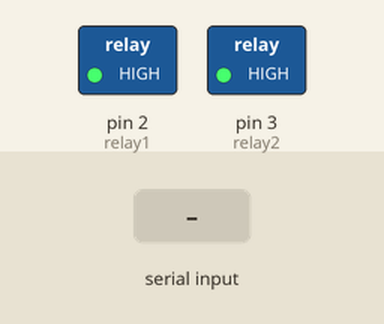
Simulated run of this sketch. Board: Arduino Uno, built with avr-gcc and run on an emulated ATmega328P. Parts: switched loads named in the sketch (green lamp = pin HIGH). The test bench sets the inputs (shaded band).

Above: at 1.2 s.
1.3 s: "*light on" received over Serial
At 2.5 s:
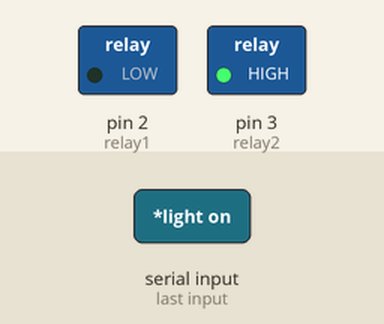
2.8 s: "*light off" received over Serial
At 4.2 s:
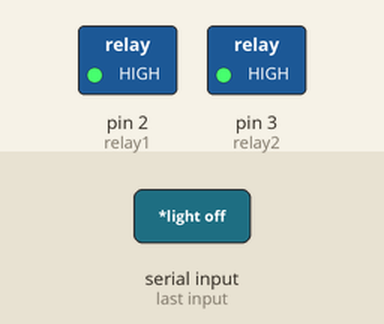
Timing chart, 0 to 5.8 s (numbered marks = the images above; inputs shaded):
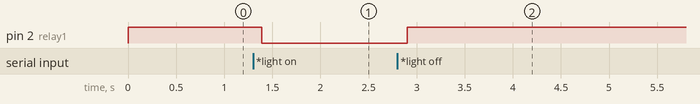

The sketch:

LightBulb.ino
```cpp
String voice;
#define relay1 2
#define relay2 3


void setup()
{
    Serial.begin(9600);
pinMode(relay1,OUTPUT);
pinMode(relay2,OUTPUT);
digitalWrite(relay1,HIGH);
digitalWrite(relay2,HIGH);
}

void loop()
{
    while(Serial.available())
       {
        delay(10);
        char c;
        c = Serial.read();
        if(c =='#')
          {
          break;
          }
voice +=c;
}
if(voice.length()>0)
{
          if(voice=="*light on")
            {
              digitalWrite(relay1,LOW);

            }
          else if(voice=="*light off")
            {
              digitalWrite(relay1,HIGH);

              }

           voice="";

}
}
```

Measured:
- after the input at 1.3 s, pin 2 (relay1): HIGH → LOW after 0.09 s
- after the input at 2.8 s, pin 2 (relay1): LOW → HIGH after 0.10 s
